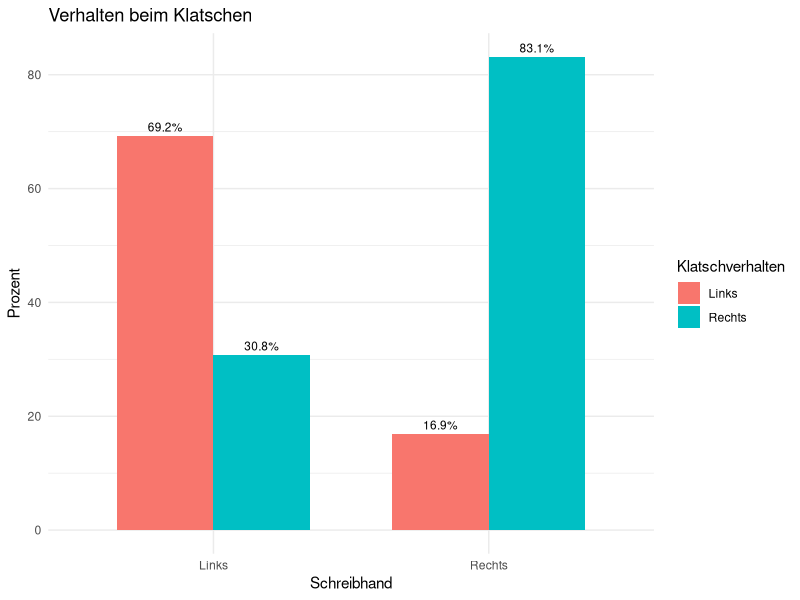

R code for this plot:
library("MASS")
library(ggplot2)

# Spalten umbennen
colnames(survey) <- c("sex", "wr_span", "nwr_span", "wr_hand", "fold_top", "pulse", "clap_top", "exercise_freq", "smoke_freq", "height", "unit", "age");
clap <- survey[c(4,7)]
clap <- clap[clap$clap_top != "Neither", ]
clap$clap_top <- droplevels(clap$clap_top)
clap <- na.omit(clap)

# Levels umbennen
clap$wr_hand <- ifelse(clap$wr_hand == "Left", "Links", "Rechts")
clap$clap_top <- ifelse(clap$clap_top == "Left", "Links", "Rechts")

# Wahrscheinlichkeistwerte in Tabelle speichern
clap_summary <- table(clap$wr_hand, clap$clap_top)
clap_summary <- prop.table(clap_summary, margin = 1) * 100
clap_summary <- as.data.frame(clap_summary)
names(clap_summary) <- c("wr_hand", "clap_top", "percentage")

# Barplot erstellen
ggplot(clap_summary, aes(x = wr_hand, y = percentage, fill = clap_top)) +
  geom_bar(stat = "identity", position = "dodge", width = 0.7) +
  geom_text(aes(label = paste0(round(percentage, 1), "%")),
            position = position_dodge(width = 0.7), vjust = -0.5, size = 3) +
  labs(title = "Verhalten beim Klatschen",
       x = "Schreibhand",
       y = "Prozent",
       fill = "Klatschverhalten") +
  theme_minimal()

